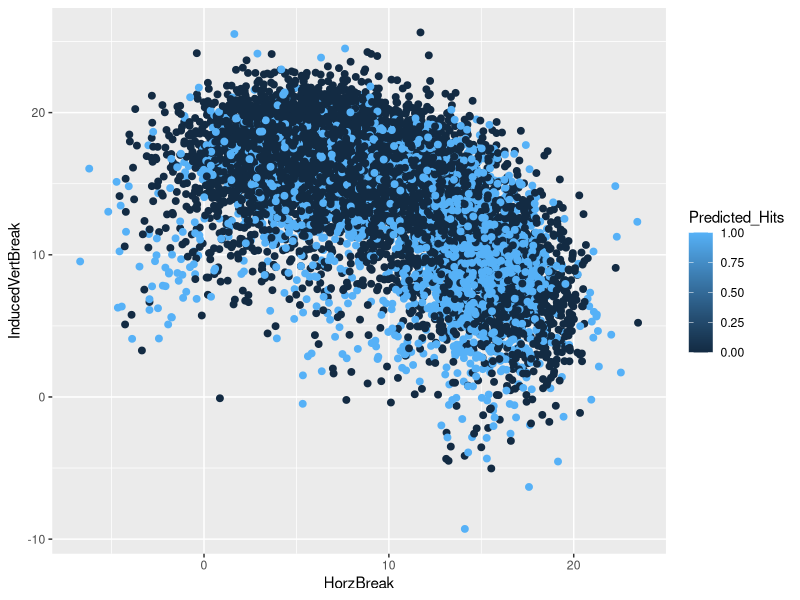
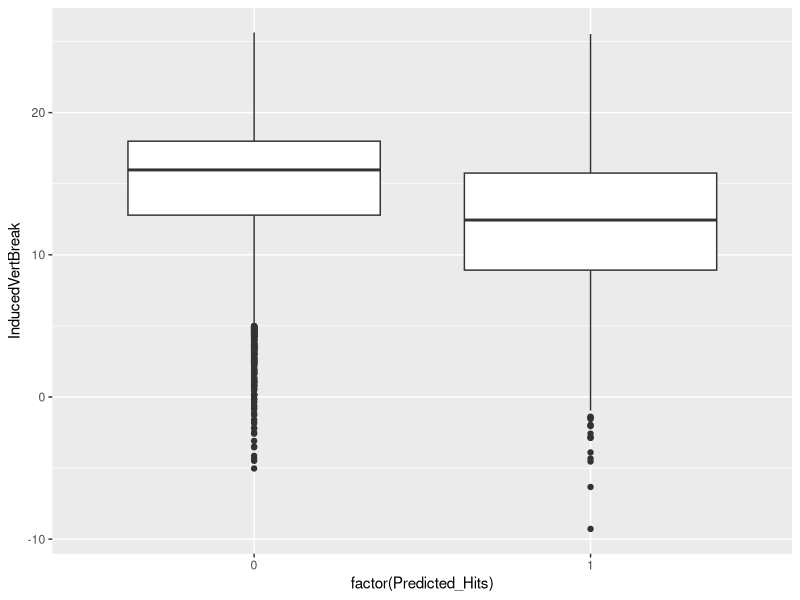

The R script that drew these images, in order:
install.packages("plyr")
install.packages("dplyr")
install.packages("ggplot2")
install.packages("tidyr")
install.packages("tidyverse")
install.packages("randomForest")
install.packages("reshape2")
install.packages("ggpubr")

library(plyr)
library(ggplot2)
library(tidyr)
library(dplyr)
library(tidyverse)
library(randomForest)
library(reshape2)

deploy <- read.csv("deploy.csv")
training <- read.csv("training.csv")

training$SpinRate <- as.numeric(training$SpinRate)
deploy$SpinRate <- as.numeric(deploy$SpinRate)

training <- na.omit(training)
deploy <- na.omit(deploy)

rows_to_remove <- 7
random_indices <- sample(nrow(training), rows_to_remove)
training <- training[-random_indices, ]

rf_model <- randomForest(InPlay ~ ., data = training, ntree = 100)

predictions <- predict(rf_model, newdata = deploy)

thresold <- 0.34
predicted_hits <- ifelse(predictions > thresold, 1, 0)

confusion_matrix <- table(predicted_hits, training$InPlay)
accuracy <- round((sum(diag(confusion_matrix)) / sum(confusion_matrix)) *100, 2)

deploy$Predicted_Hits <- predicted_hits
sum(deploy$Predicted_Hits)

write.csv(deploy, "EvanHoward_PredictedHits.csv")

ggplot(deploy, aes(x = HorzBreak, y = InducedVertBreak, color = Predicted_Hits))+
  geom_point(size = 2)

ggplot(deploy, aes(factor(Predicted_Hits), InducedVertBreak))+
  geom_boxplot()

counts <- table(deploy$Predicted_Hits)
counts

inducedDF <- deploy

breaks <- seq(0, max(inducedDF$InducedVertBreak) + 5, by = 5)
inducedDF$Interval <- cut(inducedDF$InducedVertBreak, breaks, right = FALSE)
induced_result <- table(inducedDF$Interval, inducedDF$Predicted_Hits)
colnames(induced_result) <- c("0", "1")
print(induced_result)














